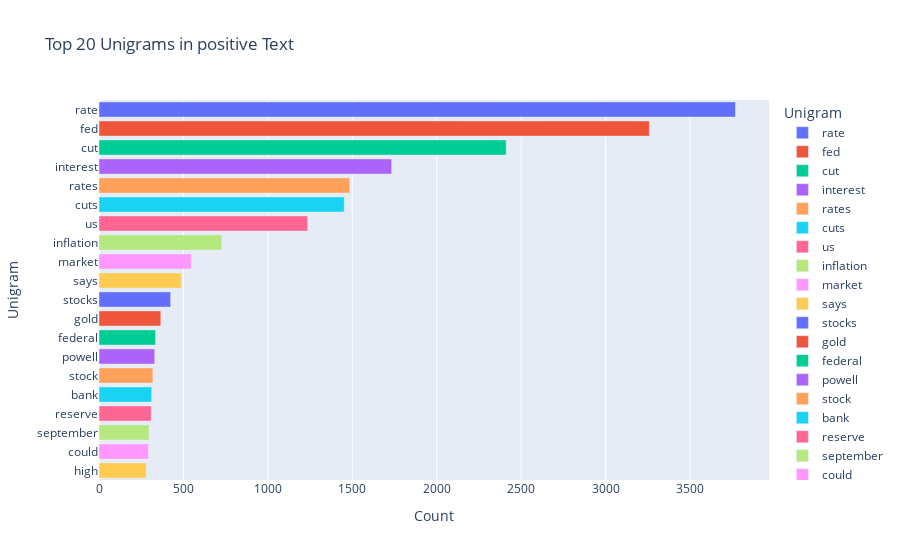
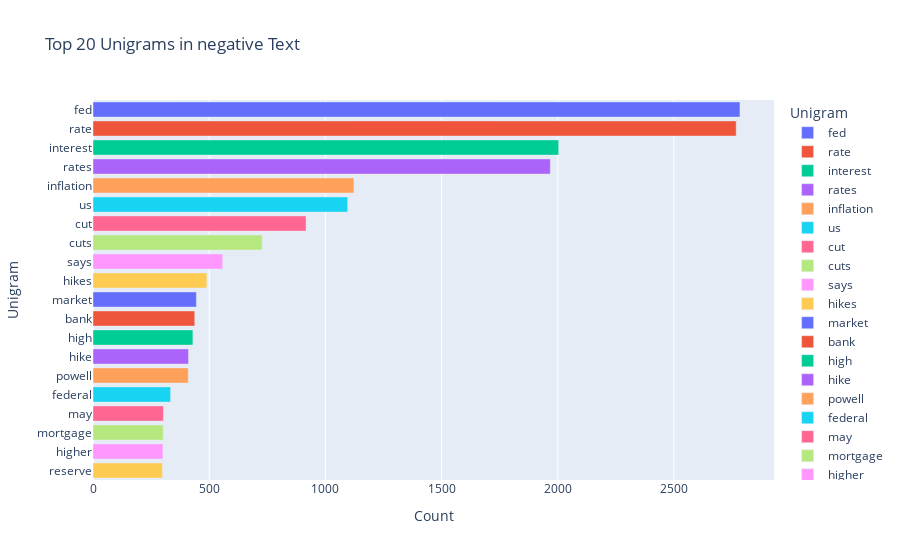
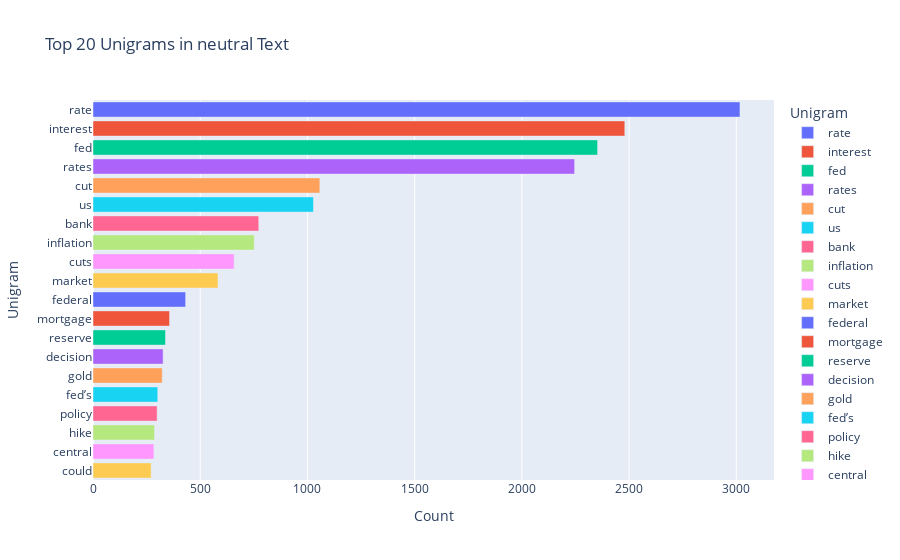

Source (notebook cell) for these figures, in order:
### Code cell
# Fungsi untuk mendapatkan unigrams yang paling sering muncul
def get_top_n_words(text_series, n):
    words = ' '.join(text_series).split()
    top_n = Counter(words).most_common(n)
    return top_n

# Mengambil top 20 unigrams untuk masing-masing sentimen
pos_unigrams = get_top_n_words(data[data['sentiment'] == 'positive']['stopword'], 20)
neg_unigrams = get_top_n_words(data[data['sentiment'] == 'negative']['stopword'], 20)
neutral_unigrams = get_top_n_words(data[data['sentiment'] == 'neutral']['stopword'], 20)

# Dataframe untuk unigrams Positif
df1 = pd.DataFrame(pos_unigrams, columns=['Text', 'count'])

# Dataframe untuk unigrams Negatif
df2 = pd.DataFrame(neg_unigrams, columns=['Text', 'count'])

# Dataframe untuk unigrams Netral
df3 = pd.DataFrame(neutral_unigrams, columns=['Text', 'count'])

# Plot unigrams untuk sentimen Positif
fig1 = px.bar(df1, x='count', y='Text', orientation='h',
              title='Top 20 Unigrams in positive Text', 
              labels={'count': 'Count', 'Text': 'Unigram'}, color='Text')
fig1.show()

# Plot unigrams untuk sentimen Negatif
fig2 = px.bar(df2, x='count', y='Text', orientation='h',
              title='Top 20 Unigrams in negative Text', 
              labels={'count': 'Count', 'Text': 'Unigram'}, color='Text')
fig2.show()

# Plot unigrams untuk sentimen Netral
fig3 = px.bar(df3, x='count', y='Text', orientation='h',
              title='Top 20 Unigrams in neutral Text', 
              labels={'count': 'Count', 'Text': 'Unigram'}, color='Text')
fig3.show()

### Figure 1 — Plotly figure (JSON) as saved in the notebook; plotly's stock layout.template omitted (floating-point values rounded to 4 significant figures)
{"data": [{"alignmentgroup": "True", "hovertemplate": "Unigram=%{y}<br>Count=%{x}<extra></extra>", "legendgroup": "rate", "marker": {"color": "#636efa", "pattern": {"shape": ""}}, "name": "rate", "offsetgroup": "rate", "orientation": "h", "showlegend": true, "textposition": "auto", "type": "bar", "x": [3769], "xaxis": "x", "y": ["rate"], "yaxis": "y"}, {"alignmentgroup": "True", "hovertemplate": "Unigram=%{y}<br>Count=%{x}<extra></extra>", "legendgroup": "fed", "marker": {"color": "#EF553B", "pattern": {"shape": ""}}, "name": "fed", "offsetgroup": "fed", "orientation": "h", "showlegend": true, "textposition": "auto", "type": "bar", "x": [3259], "xaxis": "x", "y": ["fed"], "yaxis": "y"}, {"alignmentgroup": "True", "hovertemplate": "Unigram=%{y}<br>Count=%{x}<extra></extra>", "legendgroup": "cut", "marker": {"color": "#00cc96", "pattern": {"shape": ""}}, "name": "cut", "offsetgroup": "cut", "orientation": "h", "showlegend": true, "textposition": "auto", "type": "bar", "x": [2411], "xaxis": "x", "y": ["cut"], "yaxis": "y"}, {"alignmentgroup": "True", "hovertemplate": "Unigram=%{y}<br>Count=%{x}<extra></extra>", "legendgroup": "interest", "marker": {"color": "#ab63fa", "pattern": {"shape": ""}}, "name": "interest", "offsetgroup": "interest", "orientation": "h", "showlegend": true, "textposition": "auto", "type": "bar", "x": [1733], "xaxis": "x", "y": ["interest"], "yaxis": "y"}, {"alignmentgroup": "True", "hovertemplate": "Unigram=%{y}<br>Count=%{x}<extra></extra>", "legendgroup": "rates", "marker": {"color": "#FFA15A", "pattern": {"shape": ""}}, "name": "rates", "offsetgroup": "rates", "orientation": "h", "showlegend": true, "textposition": "auto", "type": "bar", "x": [1485], "xaxis": "x", "y": ["rates"], "yaxis": "y"}, {"alignmentgroup": "True", "hovertemplate": "Unigram=%{y}<br>Count=%{x}<extra></extra>", "legendgroup": "cuts", "marker": {"color": "#19d3f3", "pattern": {"shape": ""}}, "name": "cuts", "offsetgroup": "cuts", "orientation": "h", "showlegend": true, "textposition": "auto", "type": "bar", "x": [1452], "xaxis": "x", "y": ["cuts"], "yaxis": "y"}, {"alignmentgroup": "True", "hovertemplate": "Unigram=%{y}<br>Count=%{x}<extra></extra>", "legendgroup": "us", "marker": {"color": "#FF6692", "pattern": {"shape": ""}}, "name": "us", "offsetgroup": "us", "orientation": "h", "showlegend": true, "textposition": "auto", "type": "bar", "x": [1236], "xaxis": "x", "y": ["us"], "yaxis": "y"}, {"alignmentgroup": "True", "hovertemplate": "Unigram=%{y}<br>Count=%{x}<extra></extra>", "legendgroup": "inflation", "marker": {"color": "#B6E880", "pattern": {"shape": ""}}, "name": "inflation", "offsetgroup": "inflation", "orientation": "h", "showlegend": true, "textposition": "auto", "type": "bar", "x": [727], "xaxis": "x", "y": ["inflation"], "yaxis": "y"}, {"alignmentgroup": "True", "hovertemplate": "Unigram=%{y}<br>Count=%{x}<extra></extra>", "legendgroup": "market", "marker": {"color": "#FF97FF", "pattern": {"shape": ""}}, "name": "market", "offsetgroup": "market", "orientation": "h", "showlegend": true, "textposition": "auto", "type": "bar", "x": [546], "xaxis": "x", "y": ["market"], "yaxis": "y"}, {"alignmentgroup": "True", "hovertemplate": "Unigram=%{y}<br>Count=%{x}<extra></extra>", "legendgroup": "says", "marker": {"color": "#FECB52", "pattern": {"shape": ""}}, "name": "says", "offsetgroup": "says", "orientation": "h", "showlegend": true, "textposition": "auto", "type": "bar", "x": [487], "xaxis": "x", "y": ["says"], "yaxis": "y"}, {"alignmentgroup": "True", "hovertemplate": "Unigram=%{y}<br>Count=%{x}<extra></extra>", "legendgroup": "stocks", "marker": {"color": "#636efa", "pattern": {"shape": ""}}, "name": "stocks", "offsetgroup": "stocks", "orientation": "h", "showlegend": true, "textposition": "auto", "type": "bar", "x": [424], "xaxis": "x", "y": ["stocks"], "yaxis": "y"}, {"alignmentgroup": "True", "hovertemplate": "Unigram=%{y}<br>Count=%{x}<extra></extra>", "legendgroup": "gold", "marker": {"color": "#EF553B", "pattern": {"shape": ""}}, "name": "gold", "offsetgroup": "gold", "orientation": "h", "showlegend": true, "textposition": "auto", "type": "bar", "x": [366], "xaxis": "x", "y": ["gold"], "yaxis": "y"}, {"alignmentgroup": "True", "hovertemplate": "Unigram=%{y}<br>Count=%{x}<extra></extra>", "legendgroup": "federal", "marker": {"color": "#00cc96", "pattern": {"shape": ""}}, "name": "federal", "offsetgroup": "federal", "orientation": "h", "showlegend": true, "textposition": "auto", "type": "bar", "x": [335], "xaxis": "x", "y": ["federal"], "yaxis": "y"}, {"alignmentgroup": "True", "hovertemplate": "Unigram=%{y}<br>Count=%{x}<extra></extra>", "legendgroup": "powell", "marker": {"color": "#ab63fa", "pattern": {"shape": ""}}, "name": "powell", "offsetgroup": "powell", "orientation": "h", "showlegend": true, "textposition": "auto", "type": "bar", "x": [330], "xaxis": "x", "y": ["powell"], "yaxis": "y"}, {"alignmentgroup": "True", "hovertemplate": "Unigram=%{y}<br>Count=%{x}<extra></extra>", "legendgroup": "stock", "marker": {"color": "#FFA15A", "pattern": {"shape": ""}}, "name": "stock", "offsetgroup": "stock", "orientation": "h", "showlegend": true, "textposition": "auto", "type": "bar", "x": [319], "xaxis": "x", "y": ["stock"], "yaxis": "y"}, {"alignmentgroup": "True", "hovertemplate": "Unigram=%{y}<br>Count=%{x}<extra></extra>", "legendgroup": "bank", "marker": {"color": "#19d3f3", "pattern": {"shape": ""}}, "name": "bank", "offsetgroup": "bank", "orientation": "h", "showlegend": true, "textposition": "auto", "type": "bar", "x": [312], "xaxis": "x", "y": ["bank"], "yaxis": "y"}, {"alignmentgroup": "True", "hovertemplate": "Unigram=%{y}<br>Count=%{x}<extra></extra>", "legendgroup": "reserve", "marker": {"color": "#FF6692", "pattern": {"shape": ""}}, "name": "reserve", "offsetgroup": "reserve", "orientation": "h", "showlegend": true, "textposition": "auto", "type": "bar", "x": [309], "xaxis": "x", "y": ["reserve"], "yaxis": "y"}, {"alignmentgroup": "True", "hovertemplate": "Unigram=%{y}<br>Count=%{x}<extra></extra>", "legendgroup": "september", "marker": {"color": "#B6E880", "pattern": {"shape": ""}}, "name": "september", "offsetgroup": "september", "orientation": "h", "showlegend": true, "textposition": "auto", "type": "bar", "x": [296], "xaxis": "x", "y": ["september"], "yaxis": "y"}, {"alignmentgroup": "True", "hovertemplate": "Unigram=%{y}<br>Count=%{x}<extra></extra>", "legendgroup": "could", "marker": {"color": "#FF97FF", "pattern": {"shape": ""}}, "name": "could", "offsetgroup": "could", "orientation": "h", "showlegend": true, "textposition": "auto", "type": "bar", "x": [293], "xaxis": "x", "y": ["could"], "yaxis": "y"}, {"alignmentgroup": "True", "hovertemplate": "Unigram=%{y}<br>Count=%{x}<extra></extra>", "legendgroup": "high", "marker": {"color": "#FECB52", "pattern": {"shape": ""}}, "name": "high", "offsetgroup": "high", "orientation": "h", "showlegend": true, "textposition": "auto", "type": "bar", "x": [279], "xaxis": "x", "y": ["high"], "yaxis": "y"}], "layout": {"barmode": "relative", "legend": {"title": {"text": "Unigram"}, "tracegroupgap": 0}, "title": {"text": "Top 20 Unigrams in positive Text"}, "xaxis": {"anchor": "y", "domain": [0, 1], "title": {"text": "Count"}}, "yaxis": {"anchor": "x", "categoryarray": ["high", "could", "september", "reserve", "bank", "stock", "powell", "federal", "gold", "stocks", "says", "market", "inflation", "us", "cuts", "rates", "interest", "cut", "fed", "rate"], "categoryorder": "array", "domain": [0, 1], "title": {"text": "Unigram"}}}}

### Figure 2 — Plotly figure (JSON) as saved in the notebook; plotly's stock layout.template omitted (floating-point values rounded to 4 significant figures)
{"data": [{"alignmentgroup": "True", "hovertemplate": "Unigram=%{y}<br>Count=%{x}<extra></extra>", "legendgroup": "fed", "marker": {"color": "#636efa", "pattern": {"shape": ""}}, "name": "fed", "offsetgroup": "fed", "orientation": "h", "showlegend": true, "textposition": "auto", "type": "bar", "x": [2784], "xaxis": "x", "y": ["fed"], "yaxis": "y"}, {"alignmentgroup": "True", "hovertemplate": "Unigram=%{y}<br>Count=%{x}<extra></extra>", "legendgroup": "rate", "marker": {"color": "#EF553B", "pattern": {"shape": ""}}, "name": "rate", "offsetgroup": "rate", "orientation": "h", "showlegend": true, "textposition": "auto", "type": "bar", "x": [2768], "xaxis": "x", "y": ["rate"], "yaxis": "y"}, {"alignmentgroup": "True", "hovertemplate": "Unigram=%{y}<br>Count=%{x}<extra></extra>", "legendgroup": "interest", "marker": {"color": "#00cc96", "pattern": {"shape": ""}}, "name": "interest", "offsetgroup": "interest", "orientation": "h", "showlegend": true, "textposition": "auto", "type": "bar", "x": [2004], "xaxis": "x", "y": ["interest"], "yaxis": "y"}, {"alignmentgroup": "True", "hovertemplate": "Unigram=%{y}<br>Count=%{x}<extra></extra>", "legendgroup": "rates", "marker": {"color": "#ab63fa", "pattern": {"shape": ""}}, "name": "rates", "offsetgroup": "rates", "orientation": "h", "showlegend": true, "textposition": "auto", "type": "bar", "x": [1968], "xaxis": "x", "y": ["rates"], "yaxis": "y"}, {"alignmentgroup": "True", "hovertemplate": "Unigram=%{y}<br>Count=%{x}<extra></extra>", "legendgroup": "inflation", "marker": {"color": "#FFA15A", "pattern": {"shape": ""}}, "name": "inflation", "offsetgroup": "inflation", "orientation": "h", "showlegend": true, "textposition": "auto", "type": "bar", "x": [1123], "xaxis": "x", "y": ["inflation"], "yaxis": "y"}, {"alignmentgroup": "True", "hovertemplate": "Unigram=%{y}<br>Count=%{x}<extra></extra>", "legendgroup": "us", "marker": {"color": "#19d3f3", "pattern": {"shape": ""}}, "name": "us", "offsetgroup": "us", "orientation": "h", "showlegend": true, "textposition": "auto", "type": "bar", "x": [1096], "xaxis": "x", "y": ["us"], "yaxis": "y"}, {"alignmentgroup": "True", "hovertemplate": "Unigram=%{y}<br>Count=%{x}<extra></extra>", "legendgroup": "cut", "marker": {"color": "#FF6692", "pattern": {"shape": ""}}, "name": "cut", "offsetgroup": "cut", "orientation": "h", "showlegend": true, "textposition": "auto", "type": "bar", "x": [917], "xaxis": "x", "y": ["cut"], "yaxis": "y"}, {"alignmentgroup": "True", "hovertemplate": "Unigram=%{y}<br>Count=%{x}<extra></extra>", "legendgroup": "cuts", "marker": {"color": "#B6E880", "pattern": {"shape": ""}}, "name": "cuts", "offsetgroup": "cuts", "orientation": "h", "showlegend": true, "textposition": "auto", "type": "bar", "x": [728], "xaxis": "x", "y": ["cuts"], "yaxis": "y"}, {"alignmentgroup": "True", "hovertemplate": "Unigram=%{y}<br>Count=%{x}<extra></extra>", "legendgroup": "says", "marker": {"color": "#FF97FF", "pattern": {"shape": ""}}, "name": "says", "offsetgroup": "says", "orientation": "h", "showlegend": true, "textposition": "auto", "type": "bar", "x": [558], "xaxis": "x", "y": ["says"], "yaxis": "y"}, {"alignmentgroup": "True", "hovertemplate": "Unigram=%{y}<br>Count=%{x}<extra></extra>", "legendgroup": "hikes", "marker": {"color": "#FECB52", "pattern": {"shape": ""}}, "name": "hikes", "offsetgroup": "hikes", "orientation": "h", "showlegend": true, "textposition": "auto", "type": "bar", "x": [490], "xaxis": "x", "y": ["hikes"], "yaxis": "y"}, {"alignmentgroup": "True", "hovertemplate": "Unigram=%{y}<br>Count=%{x}<extra></extra>", "legendgroup": "market", "marker": {"color": "#636efa", "pattern": {"shape": ""}}, "name": "market", "offsetgroup": "market", "orientation": "h", "showlegend": true, "textposition": "auto", "type": "bar", "x": [445], "xaxis": "x", "y": ["market"], "yaxis": "y"}, {"alignmentgroup": "True", "hovertemplate": "Unigram=%{y}<br>Count=%{x}<extra></extra>", "legendgroup": "bank", "marker": {"color": "#EF553B", "pattern": {"shape": ""}}, "name": "bank", "offsetgroup": "bank", "orientation": "h", "showlegend": true, "textposition": "auto", "type": "bar", "x": [438], "xaxis": "x", "y": ["bank"], "yaxis": "y"}, {"alignmentgroup": "True", "hovertemplate": "Unigram=%{y}<br>Count=%{x}<extra></extra>", "legendgroup": "high", "marker": {"color": "#00cc96", "pattern": {"shape": ""}}, "name": "high", "offsetgroup": "high", "orientation": "h", "showlegend": true, "textposition": "auto", "type": "bar", "x": [430], "xaxis": "x", "y": ["high"], "yaxis": "y"}, {"alignmentgroup": "True", "hovertemplate": "Unigram=%{y}<br>Count=%{x}<extra></extra>", "legendgroup": "hike", "marker": {"color": "#ab63fa", "pattern": {"shape": ""}}, "name": "hike", "offsetgroup": "hike", "orientation": "h", "showlegend": true, "textposition": "auto", "type": "bar", "x": [411], "xaxis": "x", "y": ["hike"], "yaxis": "y"}, {"alignmentgroup": "True", "hovertemplate": "Unigram=%{y}<br>Count=%{x}<extra></extra>", "legendgroup": "powell", "marker": {"color": "#FFA15A", "pattern": {"shape": ""}}, "name": "powell", "offsetgroup": "powell", "orientation": "h", "showlegend": true, "textposition": "auto", "type": "bar", "x": [410], "xaxis": "x", "y": ["powell"], "yaxis": "y"}, {"alignmentgroup": "True", "hovertemplate": "Unigram=%{y}<br>Count=%{x}<extra></extra>", "legendgroup": "federal", "marker": {"color": "#19d3f3", "pattern": {"shape": ""}}, "name": "federal", "offsetgroup": "federal", "orientation": "h", "showlegend": true, "textposition": "auto", "type": "bar", "x": [334], "xaxis": "x", "y": ["federal"], "yaxis": "y"}, {"alignmentgroup": "True", "hovertemplate": "Unigram=%{y}<br>Count=%{x}<extra></extra>", "legendgroup": "may", "marker": {"color": "#FF6692", "pattern": {"shape": ""}}, "name": "may", "offsetgroup": "may", "orientation": "h", "showlegend": true, "textposition": "auto", "type": "bar", "x": [303], "xaxis": "x", "y": ["may"], "yaxis": "y"}, {"alignmentgroup": "True", "hovertemplate": "Unigram=%{y}<br>Count=%{x}<extra></extra>", "legendgroup": "mortgage", "marker": {"color": "#B6E880", "pattern": {"shape": ""}}, "name": "mortgage", "offsetgroup": "mortgage", "orientation": "h", "showlegend": true, "textposition": "auto", "type": "bar", "x": [302], "xaxis": "x", "y": ["mortgage"], "yaxis": "y"}, {"alignmentgroup": "True", "hovertemplate": "Unigram=%{y}<br>Count=%{x}<extra></extra>", "legendgroup": "higher", "marker": {"color": "#FF97FF", "pattern": {"shape": ""}}, "name": "higher", "offsetgroup": "higher", "orientation": "h", "showlegend": true, "textposition": "auto", "type": "bar", "x": [301], "xaxis": "x", "y": ["higher"], "yaxis": "y"}, {"alignmentgroup": "True", "hovertemplate": "Unigram=%{y}<br>Count=%{x}<extra></extra>", "legendgroup": "reserve", "marker": {"color": "#FECB52", "pattern": {"shape": ""}}, "name": "reserve", "offsetgroup": "reserve", "orientation": "h", "showlegend": true, "textposition": "auto", "type": "bar", "x": [299], "xaxis": "x", "y": ["reserve"], "yaxis": "y"}], "layout": {"barmode": "relative", "legend": {"title": {"text": "Unigram"}, "tracegroupgap": 0}, "title": {"text": "Top 20 Unigrams in negative Text"}, "xaxis": {"anchor": "y", "domain": [0, 1], "title": {"text": "Count"}}, "yaxis": {"anchor": "x", "categoryarray": ["reserve", "higher", "mortgage", "may", "federal", "powell", "hike", "high", "bank", "market", "hikes", "says", "cuts", "cut", "us", "inflation", "rates", "interest", "rate", "fed"], "categoryorder": "array", "domain": [0, 1], "title": {"text": "Unigram"}}}}

### Figure 3 — Plotly figure (JSON) as saved in the notebook; plotly's stock layout.template omitted (floating-point values rounded to 4 significant figures)
{"data": [{"alignmentgroup": "True", "hovertemplate": "Unigram=%{y}<br>Count=%{x}<extra></extra>", "legendgroup": "rate", "marker": {"color": "#636efa", "pattern": {"shape": ""}}, "name": "rate", "offsetgroup": "rate", "orientation": "h", "showlegend": true, "textposition": "auto", "type": "bar", "x": [3017], "xaxis": "x", "y": ["rate"], "yaxis": "y"}, {"alignmentgroup": "True", "hovertemplate": "Unigram=%{y}<br>Count=%{x}<extra></extra>", "legendgroup": "interest", "marker": {"color": "#EF553B", "pattern": {"shape": ""}}, "name": "interest", "offsetgroup": "interest", "orientation": "h", "showlegend": true, "textposition": "auto", "type": "bar", "x": [2480], "xaxis": "x", "y": ["interest"], "yaxis": "y"}, {"alignmentgroup": "True", "hovertemplate": "Unigram=%{y}<br>Count=%{x}<extra></extra>", "legendgroup": "fed", "marker": {"color": "#00cc96", "pattern": {"shape": ""}}, "name": "fed", "offsetgroup": "fed", "orientation": "h", "showlegend": true, "textposition": "auto", "type": "bar", "x": [2353], "xaxis": "x", "y": ["fed"], "yaxis": "y"}, {"alignmentgroup": "True", "hovertemplate": "Unigram=%{y}<br>Count=%{x}<extra></extra>", "legendgroup": "rates", "marker": {"color": "#ab63fa", "pattern": {"shape": ""}}, "name": "rates", "offsetgroup": "rates", "orientation": "h", "showlegend": true, "textposition": "auto", "type": "bar", "x": [2246], "xaxis": "x", "y": ["rates"], "yaxis": "y"}, {"alignmentgroup": "True", "hovertemplate": "Unigram=%{y}<br>Count=%{x}<extra></extra>", "legendgroup": "cut", "marker": {"color": "#FFA15A", "pattern": {"shape": ""}}, "name": "cut", "offsetgroup": "cut", "orientation": "h", "showlegend": true, "textposition": "auto", "type": "bar", "x": [1058], "xaxis": "x", "y": ["cut"], "yaxis": "y"}, {"alignmentgroup": "True", "hovertemplate": "Unigram=%{y}<br>Count=%{x}<extra></extra>", "legendgroup": "us", "marker": {"color": "#19d3f3", "pattern": {"shape": ""}}, "name": "us", "offsetgroup": "us", "orientation": "h", "showlegend": true, "textposition": "auto", "type": "bar", "x": [1028], "xaxis": "x", "y": ["us"], "yaxis": "y"}, {"alignmentgroup": "True", "hovertemplate": "Unigram=%{y}<br>Count=%{x}<extra></extra>", "legendgroup": "bank", "marker": {"color": "#FF6692", "pattern": {"shape": ""}}, "name": "bank", "offsetgroup": "bank", "orientation": "h", "showlegend": true, "textposition": "auto", "type": "bar", "x": [773], "xaxis": "x", "y": ["bank"], "yaxis": "y"}, {"alignmentgroup": "True", "hovertemplate": "Unigram=%{y}<br>Count=%{x}<extra></extra>", "legendgroup": "inflation", "marker": {"color": "#B6E880", "pattern": {"shape": ""}}, "name": "inflation", "offsetgroup": "inflation", "orientation": "h", "showlegend": true, "textposition": "auto", "type": "bar", "x": [752], "xaxis": "x", "y": ["inflation"], "yaxis": "y"}, {"alignmentgroup": "True", "hovertemplate": "Unigram=%{y}<br>Count=%{x}<extra></extra>", "legendgroup": "cuts", "marker": {"color": "#FF97FF", "pattern": {"shape": ""}}, "name": "cuts", "offsetgroup": "cuts", "orientation": "h", "showlegend": true, "textposition": "auto", "type": "bar", "x": [658], "xaxis": "x", "y": ["cuts"], "yaxis": "y"}, {"alignmentgroup": "True", "hovertemplate": "Unigram=%{y}<br>Count=%{x}<extra></extra>", "legendgroup": "market", "marker": {"color": "#FECB52", "pattern": {"shape": ""}}, "name": "market", "offsetgroup": "market", "orientation": "h", "showlegend": true, "textposition": "auto", "type": "bar", "x": [583], "xaxis": "x", "y": ["market"], "yaxis": "y"}, {"alignmentgroup": "True", "hovertemplate": "Unigram=%{y}<br>Count=%{x}<extra></extra>", "legendgroup": "federal", "marker": {"color": "#636efa", "pattern": {"shape": ""}}, "name": "federal", "offsetgroup": "federal", "orientation": "h", "showlegend": true, "textposition": "auto", "type": "bar", "x": [432], "xaxis": "x", "y": ["federal"], "yaxis": "y"}, {"alignmentgroup": "True", "hovertemplate": "Unigram=%{y}<br>Count=%{x}<extra></extra>", "legendgroup": "mortgage", "marker": {"color": "#EF553B", "pattern": {"shape": ""}}, "name": "mortgage", "offsetgroup": "mortgage", "orientation": "h", "showlegend": true, "textposition": "auto", "type": "bar", "x": [357], "xaxis": "x", "y": ["mortgage"], "yaxis": "y"}, {"alignmentgroup": "True", "hovertemplate": "Unigram=%{y}<br>Count=%{x}<extra></extra>", "legendgroup": "reserve", "marker": {"color": "#00cc96", "pattern": {"shape": ""}}, "name": "reserve", "offsetgroup": "reserve", "orientation": "h", "showlegend": true, "textposition": "auto", "type": "bar", "x": [338], "xaxis": "x", "y": ["reserve"], "yaxis": "y"}, {"alignmentgroup": "True", "hovertemplate": "Unigram=%{y}<br>Count=%{x}<extra></extra>", "legendgroup": "decision", "marker": {"color": "#ab63fa", "pattern": {"shape": ""}}, "name": "decision", "offsetgroup": "decision", "orientation": "h", "showlegend": true, "textposition": "auto", "type": "bar", "x": [327], "xaxis": "x", "y": ["decision"], "yaxis": "y"}, {"alignmentgroup": "True", "hovertemplate": "Unigram=%{y}<br>Count=%{x}<extra></extra>", "legendgroup": "gold", "marker": {"color": "#FFA15A", "pattern": {"shape": ""}}, "name": "gold", "offsetgroup": "gold", "orientation": "h", "showlegend": true, "textposition": "auto", "type": "bar", "x": [323], "xaxis": "x", "y": ["gold"], "yaxis": "y"}, {"alignmentgroup": "True", "hovertemplate": "Unigram=%{y}<br>Count=%{x}<extra></extra>", "legendgroup": "fed’s", "marker": {"color": "#19d3f3", "pattern": {"shape": ""}}, "name": "fed’s", "offsetgroup": "fed’s", "orientation": "h", "showlegend": true, "textposition": "auto", "type": "bar", "x": [302], "xaxis": "x", "y": ["fed’s"], "yaxis": "y"}, {"alignmentgroup": "True", "hovertemplate": "Unigram=%{y}<br>Count=%{x}<extra></extra>", "legendgroup": "policy", "marker": {"color": "#FF6692", "pattern": {"shape": ""}}, "name": "policy", "offsetgroup": "policy", "orientation": "h", "showlegend": true, "textposition": "auto", "type": "bar", "x": [299], "xaxis": "x", "y": ["policy"], "yaxis": "y"}, {"alignmentgroup": "True", "hovertemplate": "Unigram=%{y}<br>Count=%{x}<extra></extra>", "legendgroup": "hike", "marker": {"color": "#B6E880", "pattern": {"shape": ""}}, "name": "hike", "offsetgroup": "hike", "orientation": "h", "showlegend": true, "textposition": "auto", "type": "bar", "x": [287], "xaxis": "x", "y": ["hike"], "yaxis": "y"}, {"alignmentgroup": "True", "hovertemplate": "Unigram=%{y}<br>Count=%{x}<extra></extra>", "legendgroup": "central", "marker": {"color": "#FF97FF", "pattern": {"shape": ""}}, "name": "central", "offsetgroup": "central", "orientation": "h", "showlegend": true, "textposition": "auto", "type": "bar", "x": [284], "xaxis": "x", "y": ["central"], "yaxis": "y"}, {"alignmentgroup": "True", "hovertemplate": "Unigram=%{y}<br>Count=%{x}<extra></extra>", "legendgroup": "could", "marker": {"color": "#FECB52", "pattern": {"shape": ""}}, "name": "could", "offsetgroup": "could", "orientation": "h", "showlegend": true, "textposition": "auto", "type": "bar", "x": [271], "xaxis": "x", "y": ["could"], "yaxis": "y"}], "layout": {"barmode": "relative", "legend": {"title": {"text": "Unigram"}, "tracegroupgap": 0}, "title": {"text": "Top 20 Unigrams in neutral Text"}, "xaxis": {"anchor": "y", "domain": [0, 1], "title": {"text": "Count"}}, "yaxis": {"anchor": "x", "categoryarray": ["could", "central", "hike", "policy", "fed’s", "gold", "decision", "reserve", "mortgage", "federal", "market", "cuts", "inflation", "bank", "us", "cut", "rates", "fed", "interest", "rate"], "categoryorder": "array", "domain": [0, 1], "title": {"text": "Unigram"}}}}
